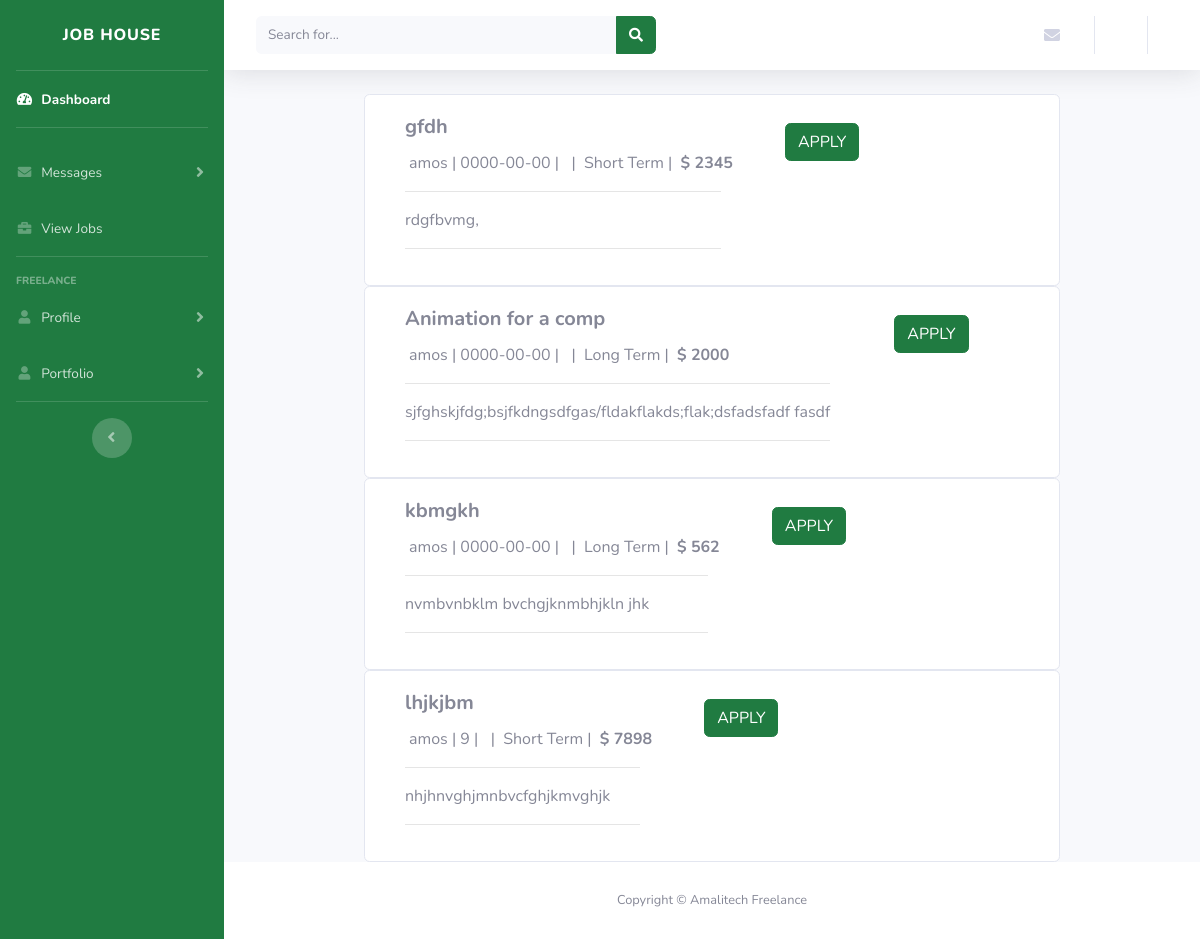
/viewjob.php, run on an earlier commit of the app's database.
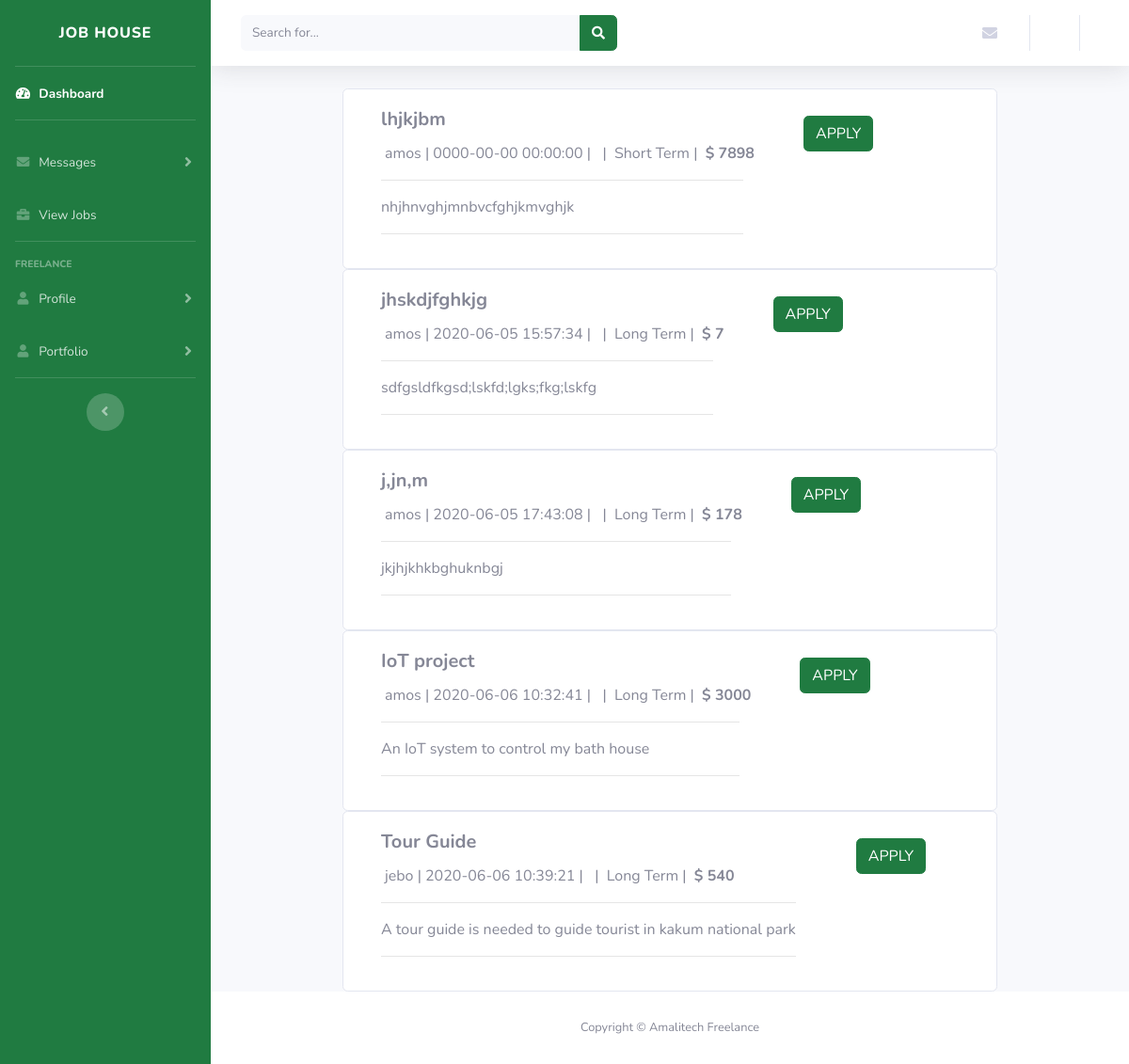
And on a later commit of the database.
### tables this page shows
CREATE TABLE `job_posted` (
  `id` int(11) NOT NULL,
  `job_title` varchar(20) NOT NULL,
  `job_category` varchar(30) NOT NULL,
  `job_type` varchar(20) NOT NULL,
  `budget` int(10) NOT NULL,
  `description` text NOT NULL,
  `created_date` timestamp NOT NULL DEFAULT CURRENT_TIMESTAMP,
  `closed` int(1) NOT NULL DEFAULT '0',
  `user_id` int(10) NOT NULL
);

CREATE TABLE `useraccount` (
  `id` int(11) NOT NULL,
  `username` varchar(20) NOT NULL,
  `password` varchar(255) NOT NULL,
  `firstname` varchar(20) NOT NULL,
  `lastname` varchar(20) NOT NULL,
  `email` varchar(20) NOT NULL,
  `verified` int(11) NOT NULL,
  `usertype` varchar(10) NOT NULL,
  `date` timestamp NOT NULL DEFAULT CURRENT_TIMESTAMP,
  `code` varchar(255) NOT NULL
);

### viewjob.php (the view, shortened to what this page needs)
<?php
include('config/dbconfig2.php');
?>
<!DOCTYPE html>
<html lang="en">
<head>
  <link href="admin/vendor/fontawesome-free/css/all.min.css" rel="stylesheet" type="text/css">
  <link href="admin/css/sb-admin-2.min.css" rel="stylesheet">
</head>
<body id="page-top">
  <div id="wrapper">
    <ul style="background-color: #207b41;" class="navbar-nav sidebar sidebar-dark accordion" id="accordionSidebar">
      <a class="sidebar-brand d-flex align-items-center justify-content-center" href="#">
        <div class="sidebar-brand-text mx-3">Job House</div>
      </a>
      <hr class="sidebar-divider my-0">
      <li class="nav-item active">
        <a class="nav-link" href="freelance_dashboard.php">
          <i class="fas fa-fw fa-tachometer-alt"></i>
          <span>Dashboard</span></a>
      </li>
      <hr class="sidebar-divider">
      <li class="nav-item">
        <a class="nav-link collapsed" href="#" data-toggle="collapse" data-target="#collapseTwo" aria-expanded="true" aria-controls="collapseTwo">
          <i class="fas fa-fw fa-envelope"></i>
          <span>Messages</span>
        </a>
      </li>
      <li class="nav-item">
        <a class="nav-link" href="#">
          <i class="fas fa-fw fa-briefcase"></i>
          <span>View Jobs</span>
        </a>
      </li>
      <hr class="sidebar-divider">
      <div class="sidebar-heading">
        Freelance
      </div>
      <li class="nav-item">
        <a class="nav-link collapsed" href="#" data-toggle="collapse" data-target="#collapsePages1" aria-expanded="true" aria-controls="collapsePages">
          <i class="fas fa-fw fa-user"></i>
          <span>Profile</span>
        </a>
      </li>
    <li class="nav-item">
        <a class="nav-link collapsed" href="#" data-toggle="collapse" data-target="#collapsePages" aria-expanded="true" aria-controls="collapsePages">
          <i class="fas fa-fw fa-user"></i>
          <span>Portfolio</span>
        </a>
      </li>
      <hr class="sidebar-divider d-none d-md-block">
      <div class="text-center d-none d-md-inline">
        <button class="rounded-circle border-0" id="sidebarToggle"></button>
      </div>
    </ul>
    <div id="content-wrapper" class="d-flex flex-column">
      <div id="content">
        <nav class="navbar navbar-expand navbar-light bg-white topbar mb-4 static-top shadow">
          <form class="d-none d-sm-inline-block form-inline mr-auto ml-md-3 my-2 my-md-0 mw-100 navbar-search">
            <div class="input-group">
              <input type="text" class="form-control bg-light border-0 small" placeholder="Search for..." aria-label="Search" aria-describedby="basic-addon2">
              <div class="input-group-append">
                <button style="background-color: #207b41; border-color: #207b41; "class="btn btn-primary" type="button">
                  <i class="fas fa-search fa-sm"></i>
                </button>
              </div>
            </div>
          </form>
          <ul class="navbar-nav ml-auto">
            <li class="nav-item dropdown no-arrow mx-1">
              <a class="nav-link dropdown-toggle" href="#" id="alertsDropdown" role="button" data-toggle="dropdown" aria-haspopup="true" aria-expanded="false">
                <i class="fas fa-envelope fa-fw"></i>
              </a>
            </li>
            <li class="nav-item dropdown no-arrow">
              <a class="nav-link dropdown-toggle" href="#" id="userDropdown" role="button" data-toggle="dropdown" aria-haspopup="true" aria-expanded="false">
              </a>
            </li>
          </ul>
        </nav>
        <div class="container-fluid">
            <?php
                        $sql = mysqli_query($con, "SELECT * From job_posted where closed = 0");
                        while ($row = mysqli_fetch_array($sql)){
                          $id =$row['id'];
                          $userid = $row['user_id'];
                        $sql2 = mysqli_query($con,"SELECT * from useraccount where id='$userid'");
                        $row2 = mysqli_fetch_array($sql2);
                            echo'
            <div style="height:100vh width:40px">
              <div class="mx-auto card ml-3 mr-3 pl-3 pr-3 w-75" style="width: fit-content;">
                <div class="card-body row">
                  <div class="ml-3 col-md-1-12">
                    <h5 class="card-title font-weight-bold">'.$row['job_title'].'</h5>
                    <div class="row pl-3">'
                      .$row2['username']. "  ". '|'."  " .$row['created_date']. '&nbsp;| &nbsp; | &nbsp;' .$row['job_type']. '&nbsp;| &nbsp; <strong>'." $ ".$row['budget'].'</strong>
                     </div>
                     <hr/>
                      <p class="card-text job-desc">'
                       .$row['description'].'
                    </p>
                    <hr/>
                </div>
                <div class="ml-3 col-md-1-12 pl-3 pr-3 poster-col">
                </div>
                <div class="col-sm-1-12 mt-2 ml-3" style="position:relative;float:right; ">
                  <a class="btn btn-primary" style="background-color: #207b41; border-color: #207b41;"href="applyJob.php?id='.$id.'">APPLY</a>
                </div>
            </div>
        </div>
    </div>';}
    ?>
      </div>
      <footer class="sticky-footer bg-white">
        <div class="container my-auto">
          <div class="copyright text-center my-auto">
            <span>Copyright &copy; Amalitech Freelance</span>
          </div>
        </div>
      </footer>
    </div>
  </div>
</body>
</html>

What changed in the data, as far as the page shows it:
removed job_posted: job_title "gfdh", user.username "amos", created_date "0000-00-00", job_type "Short Term", budget "2345", description "rdgfbvmg,"
removed job_posted: job_title "Animation for a comp", user.username "amos", created_date "0000-00-00", job_type "Long Term", budget "2000", description "sjfghskjfdg;bsjfkdngsdfgas/fldakflakds;flak;dsfadsfadf fasdf"
no longer on this page (row edited): job_posted: job_title "kbmgkh", user.username "amos", created_date "0000-00-00", job_type "Long Term", budget "562", description "nvmbvnbklm bvchgjknmbhjkln jhk"
changed job_posted "lhjkjbm": created_date "9" → "0000-00-00 00:00:00"
added job_posted: job_title "jhskdjfghkjg", user.username "amos", created_date "2020-06-05 15:57:34", job_type "Long Term", budget "7", description "sdfgsldfkgsd;lskfd;lgks;fkg;lskfg"
added job_posted: job_title "j,jn,m", user.username "amos", created_date "2020-06-05 17:43:08", job_type "Long Term", budget "178", description "jkjhjkhkbghuknbgj"
added job_posted: job_title "IoT project", user.username "amos", created_date "2020-06-06 10:32:41", job_type "Long Term", budget "3000", description "An IoT system to control my bath house"
added job_posted: job_title "Tour Guide", user.username "jebo", created_date "2020-06-06 10:39:21", job_type "Long Term", budget "540", description "A tour guide is needed to guide tourist in kakum national park"
